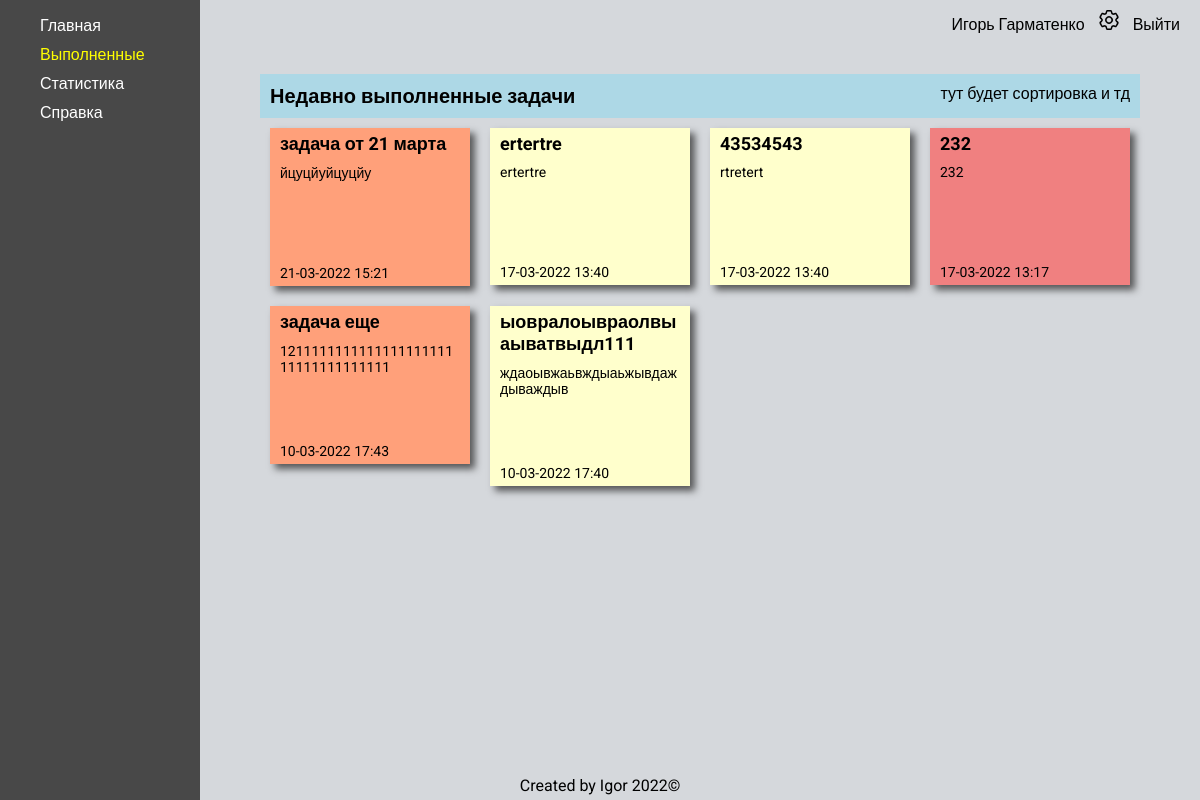
The page /done_tasks/ (signed in) on the database as committed earlier.
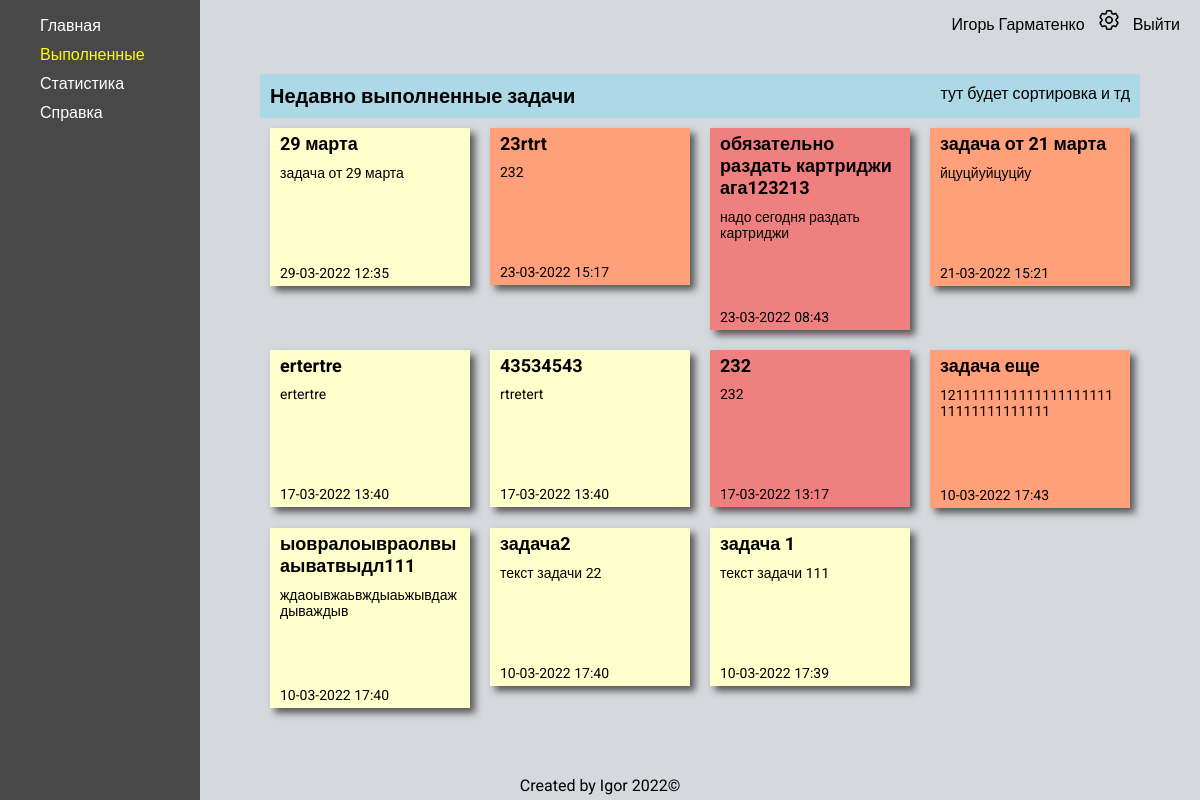
The same page on the database as committed later.
### ToDo/models.py (models this page shows, shortened)
class Task(models.Model):
    PRIORITY_LEVEL = (('L', 'низкий'),
                      ('M', 'обычный'),
                      ('H', 'высокий'),
                      )
    user = models.ForeignKey(settings.AUTH_USER_MODEL, on_delete=models.CASCADE, null=True, blank=True)
    title = models.CharField(max_length=200)
    descr = models.CharField(max_length=500)
    priority = models.CharField(max_length=10, choices=PRIORITY_LEVEL, default='medium')
    is_finished = models.BooleanField(default=False)
    created_at = models.DateTimeField(auto_now_add=True)
    complated_at = models.DateTimeField(auto_now=True)
    class Meta:
        ordering = ['-created_at']

### ToDo/views.py (the view)
# urls.py: path('done_tasks/', done_tasks, name='done_tasks'),
@login_required
def done_tasks(request):
    tasks = Task.objects.filter(user_id=request.user.id, is_finished=True).order_by('created_at').reverse()
    context = {
        'tasks': tasks,
        'menu': home_menu,
        'title': 'Выполненные задачи'
    }
    return render(request, 'ToDo/done_tasks.html', context=context)

### ToDo/templates/ToDo/done_tasks.html
{% extends 'ToDo/home_base.html' %}
{% block rightbar %}
    <div class="tasks__wrap">
        <div class="tasks__active_wrap">
            <div class="tasks__header">
                <div class="tasks__active_title">Недавно выполненные задачи</div>
                <div class="tasks__active_info">тут будет сортировка и тд</div>
            </div>
            <div class="tasks__active">
                {% for task in tasks %}
                    <div class="task {{ task.priority }}">
                        <div class="task__title">{{ task.title }}</div>
                        <div class="task__descr">{{ task.descr }}</div>
                        <div class="task__created_at">{{ task.created_at|date:'d-m-Y H:i' }}</div>
                    </div>
                {% endfor %}
            </div>
        </div>
    </div>
{% endblock %}

### ToDo/templates/ToDo/home_base.html (shortened to what this page needs)
{% extends 'ToDo/base.html' %}
{% load static %}
{% block content %}
    <div class="main">
        <div  class="leftbar">
            <ul class="home_menu">
                {% for key, item in menu.items %}
                    {% url key as url %}
                    <li class="home_menu__item {% if request.path == url %}active{%endif %}">
                        <a href="{% url key %}">{{ item }}</a>
                    </li>
                {% endfor %}
            </ul>
        </div>
        <div  class="rightbar">
            <div class="home_nav">
                <div class="home_info">
                    {% if request.user.is_authenticated %}
                        <span>{{ user.first_name }} {{ user.last_name }}</span>
                        <a href="{% url 'user_settings' %}">
                            <img class="settings__icon" src="{% static 'ToDo/images/setting.png' %}" alt="settings">
                        </a>
                        <a href="{% url 'logout' %}">Выйти</a>
                    {% endif %}
                </div>
            </div>
            {% block rightbar %}
            {% endblock %}
        </div>
    </div>
{% endblock %}

Rows that differ between the two databases and show on the page:
added Task: title "29 марта", descr "задача от 29 марта", created_at "29-03-2022 12:35"
now on this page (row edited): Task: title "23rtrt", descr "232", created_at "23-03-2022 15:17", priority "M" (drawn)
now on this page (row edited): Task: title "обязательно раздать картриджи ага123213", descr "надо сегодня раздать картриджи", created_at "23-03-2022 08:43", priority "H" (drawn)
now on this page (row edited): Task: title "задача2", descr "текст задачи 22", created_at "10-03-2022 17:40"
now on this page (row edited): Task: title "задача 1", descr "текст задачи 111", created_at "10-03-2022 17:39"
